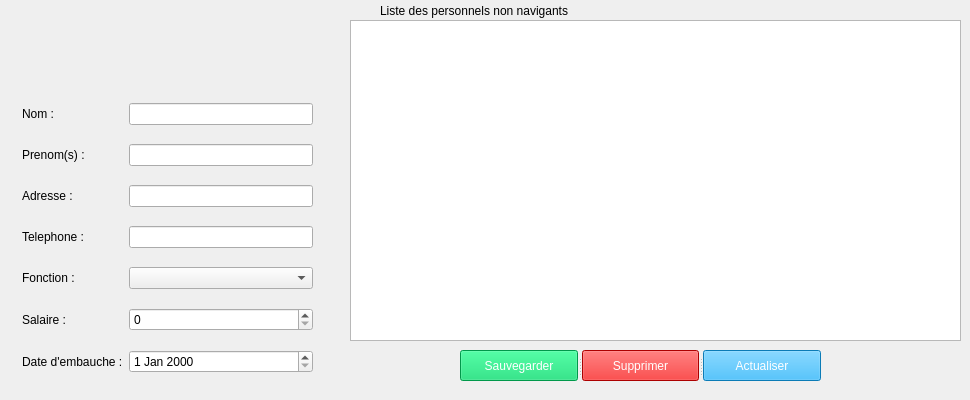
      <widget class="QWidget" name="stackedWidgetPage2_2">
       <widget class="QTableView" name="tab_non_nav">
        <property name="geometry">
         <rect>
          <x>350</x>
          <y>20</y>
          <width>611</width>
          <height>321</height>
         </rect>
        </property>
        <property name="styleSheet">
         <string notr="true">font: 12pt &quot;Calibri&quot;;</string>
        </property>
       </widget>
       <widget class="QLabel" name="label_40">
        <property name="geometry">
         <rect>
          <x>380</x>
          <y>0</y>
          <width>241</width>
          <height>21</height>
         </rect>
        </property>
        <property name="styleSheet">
         <string notr="true">font: 12pt &quot;Calibri&quot;;</string>
        </property>
        <property name="text">
         <string>Liste des personnels non navigants</string>
        </property>
       </widget>
       <widget class="QSplitter" name="splitter_5">
        <property name="geometry">
         <rect>
          <x>460</x>
          <y>350</y>
          <width>361</width>
          <height>31</height>
         </rect>
        </property>
        <property name="orientation">
         <enum>Qt::Horizontal</enum>
        </property>
        <widget class="QPushButton" name="sauv_1">
         <property name="cursor">
          <cursorShape>PointingHandCursor</cursorShape>
         </property>
         <property name="styleSheet">
          <string notr="true">background-color: rgb(0, 213, 103);
color: rgb(255, 255, 255);
font: 10pt &quot;Arial Rounded MT Bold&quot;;
</string>
         </property>
         <property name="text">
          <string>Sauvegarder</string>
         </property>
         <property name="icon">
          <iconset>
           <normaloff>../image/enregistrer-le-fichier.png</normaloff>../image/enregistrer-le-fichier.png</iconset>
         </property>
        </widget>
        <widget class="QPushButton" name="sup_2">
         <property name="cursor">
          <cursorShape>PointingHandCursor</cursorShape>
         </property>
         <property name="styleSheet">
          <string notr="true">background-color: rgb(241, 0, 0);
color: rgb(255, 255, 255);
font: 10pt &quot;Arial Rounded MT Bold&quot;;
</string>
         </property>
         <property name="text">
          <string>Supprimer</string>
         </property>
         <property name="icon">
          <iconset>
           <normaloff>../image/delete.png</normaloff>../image/delete.png</iconset>
         </property>
        </widget>
        <widget class="QPushButton" name="actu_1">
         <property name="cursor">
          <cursorShape>PointingHandCursor</cursorShape>
         </property>
         <property name="styleSheet">
          <string notr="true">background-color: rgb(16, 172, 255);
color: rgb(255, 255, 255);
font: 10pt &quot;Arial Rounded MT Bold&quot;;

</string>
         </property>
         <property name="text">
          <string>Actualiser</string>
         </property>
         <property name="icon">
          <iconset>
           <normaloff>../image/refresh.png</normaloff>../image/refresh.png</iconset>
         </property>
        </widget>
       </widget>
       <widget class="QWidget" name="layoutWidget">
        <property name="geometry">
         <rect>
          <x>22</x>
          <y>90</y>
          <width>291</width>
          <height>301</height>
         </rect>
        </property>
        <layout class="QGridLayout" name="gridLayout_2">
         <item row="0" column="0">
          <widget class="QLabel" name="label_41">
           <property name="styleSheet">
            <string notr="true">font: 12pt &quot;Calibri&quot;;</string>
           </property>
           <property name="text">
            <string>Nom :</string>
           </property>
          </widget>
         </item>
         <item row="0" column="1">
          <widget class="QLineEdit" name="nom_2">
           <property name="styleSheet">
            <string notr="true">font: 12pt &quot;Calibri&quot;;</string>
           </property>
          </widget>
         </item>
         <item row="1" column="0">
          <widget class="QLabel" name="label_42">
           <property name="styleSheet">
            <string notr="true">font: 12pt &quot;Calibri&quot;;</string>
           </property>
           <property name="text">
            <string>Prenom(s) :</string>
           </property>
          </widget>
         </item>
         <item row="1" column="1">
          <widget class="QLineEdit" name="prenom_2">
           <property name="styleSheet">
            <string notr="true">font: 12pt &quot;Calibri&quot;;</string>
           </property>
          </widget>
         </item>
         <item row="2" column="0">
          <widget class="QLabel" name="label_47">
           <property name="styleSheet">
            <string notr="true">font: 12pt &quot;Calibri&quot;;</string>
           </property>
           <property name="text">
            <string>Adresse :</string>
           </property>
          </widget>
         </item>
         <item row="2" column="1">
          <widget class="QLineEdit" name="adresse_2">
           <property name="styleSheet">
            <string notr="true">font: 12pt &quot;Calibri&quot;;</string>
           </property>
          </widget>
         </item>
         <item row="3" column="0">
          <widget class="QLabel" name="label_43">
           <property name="styleSheet">
            <string notr="true">font: 12pt &quot;Calibri&quot;;</string>
           </property>
           <property name="text">
            <string>Telephone :</string>
           </property>
          </widget>
         </item>
         <item row="3" column="1">
          <widget class="QLineEdit" name="tel_4">
           <property name="styleSheet">
            <string notr="true">font: 12pt &quot;Calibri&quot;;</string>
           </property>
          </widget>
         </item>
         <item row="4" column="0">
          <widget class="QLabel" name="label_44">
           <property name="styleSheet">
            <string notr="true">font: 12pt &quot;Calibri&quot;;</string>
           </property>
           <property name="text">
            <string>Fonction :</string>
           </property>
          </widget>
         </item>
         <item row="4" column="1">
          <widget class="QComboBox" name="fonction_2">
           <property name="cursor">
            <cursorShape>PointingHandCursor</cursorShape>
           </property>
           <property name="styleSheet">
            <string notr="true">font: 12pt &quot;Calibri&quot;;</string>
           </property>
           <item>
            <property name="text">
             <string/>
            </property>
           </item>
           <item>
            <property name="text">
             <string>Administratif</string>
            </property>
           </item>
           <item>
            <property name="text">
             <string>Mecanicien</string>
            </property>
           </item>
          </widget>
         </item>
         <item row="5" column="0">
          <widget class="QLabel" name="label_45">
           <property name="styleSheet">
            <string notr="true">font: 12pt &quot;Calibri&quot;;</string>
           </property>
           <property name="text">
            <string>Salaire :</string>
           </property>
          </widget>
         </item>
         <item row="5" column="1">
          <widget class="QSpinBox" name="salaire_2">
           <property name="styleSheet">
            <string notr="true">font: 12pt &quot;Calibri&quot;;</string>
           </property>
           <property name="maximum">
            <number>99999</number>
           </property>
          </widget>
         </item>
         <item row="6" column="0">
          <widget class="QLabel" name="label_46">
           <property name="styleSheet">
            <string notr="true">font: 12pt &quot;Calibri&quot;;</string>
           </property>
           <property name="text">
            <string>Date d'embauche :</string>
           </property>
          </widget>
         </item>
         <item row="6" column="1">
          <widget class="QDateEdit" name="date_2">
           <property name="styleSheet">
            <string notr="true">font: 12pt &quot;Calibri&quot;;</string>
           </property>
          </widget>
         </item>
        </layout>
       </widget>
      </widget>
